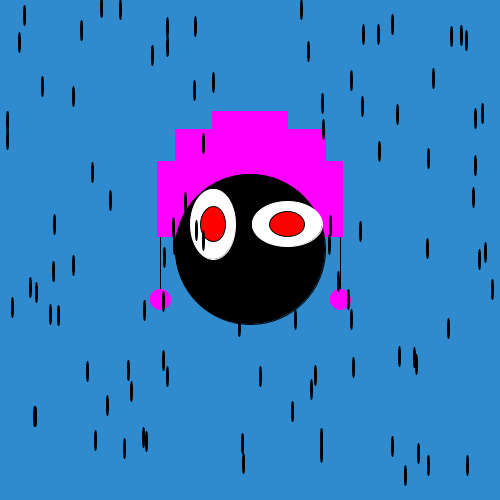
Frame 1 (no input)
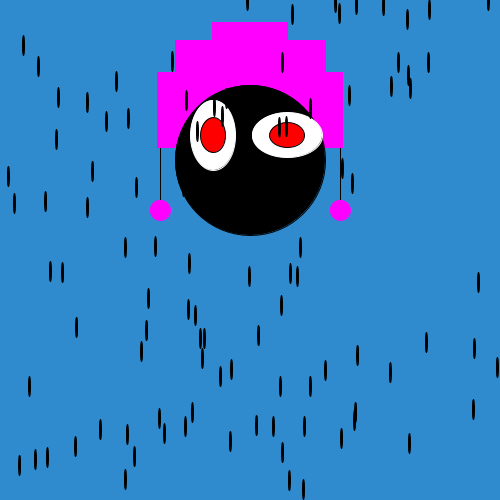
Frame 60 (the mouse pressed at the canvas centre just before this capture)
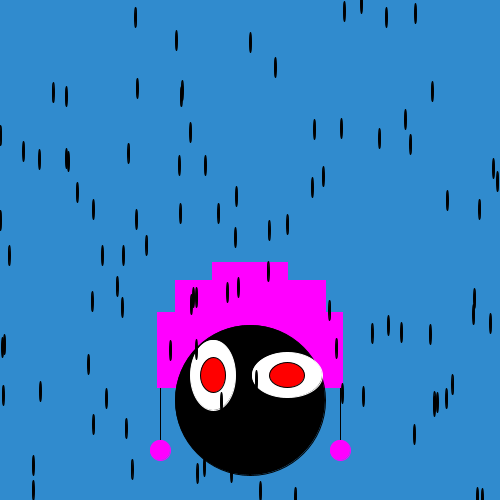
Frame 120 (the mouse held since frame 60 and released just before this capture)

The Processing sketch that drew these frames (run headless with seeded random() and noise(); from frame 60 on, the mouse is pressed at the canvas centre):

// Processing sketch: processing_126889
// ── processing_126889.pde

int monsterY;
int monsterX;

int richting; 
int teller = 0;

boolean test = true;

void setup(){

size(500,500);
  monsterX = 250;
  monsterY = 250;
  richting = 10;
}

void draw(){
monsterY--;
background(48,139,206);
update();
test();
teken();

for(int i=0; i < 100; i ++){
  fill(0);
  ellipse(random(0,width),random(0,height),2,20);
  }
}

void update(){
//lijn
stroke(0);
fill(0);
line(monsterX-90,monsterY+50,monsterX-90,monsterY-80);
line(monsterX+90,monsterY+50,monsterX+90,monsterY-80);

//oren
stroke(255,0,255);
fill(255,0,255);
rectMode(CENTER);
rect(monsterX-50,monsterY-50,85,75);
rect(monsterX+50,monsterY-50,85,75);
rect(monsterX,monsterY-100,75,75);
rect(monsterX+50,monsterY-100,50,40);
rect(monsterX-50,monsterY-100,50,40);

//bolletje
stroke(255,0,255);
fill(255,0,255);
ellipse(monsterX-90,monsterY+50,20,20);
ellipse(monsterX+90,monsterY+50,20,20);

//body
stroke(0);
fill(0);
ellipseMode(CENTER);
ellipse(monsterX,monsterY,150,150);

//buitenogen
stroke(255);
fill(255);
ellipseMode(CENTER);
ellipse(monsterX-37,monsterY-25,45,70);
ellipse(monsterX+37,monsterY-25,70,45);
}

void test(){
if(test == true){
    fill(255,0,0);
  }
   
  if(test == false){
    fill(0,255,0);
  }
  
//binnenogen
stroke(0);
ellipseMode(CENTER);
ellipse(monsterX-37,monsterY-25,25,35);
ellipse(monsterX+37,monsterY-25,35,25);
}

void teken(){
  monsterY = monsterY +richting;
    
  if(monsterY > 500 || monsterY < 0){
    richting= -richting;
    teller = teller + 1;
  }
  
  if(monsterY==-30) {
    monsterY=530;
  }
   
  if(teller ==10){
    teller = 0;
    test = !test;
  }

}
  
